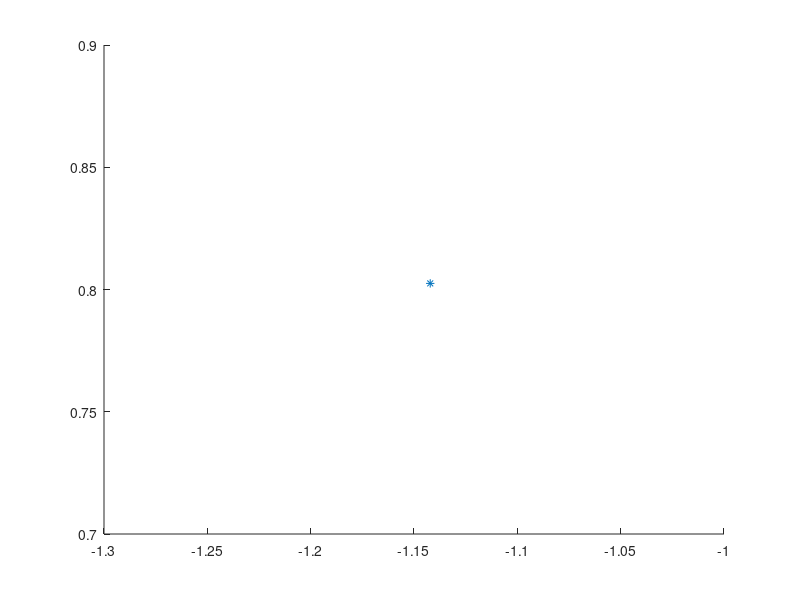

The MATLAB source for this figure: (Note: this script raises an error after producing the figure.)
% parameters
int=[0,100]; 
h=0.01;

hold on

for i=1:20
    r1 = -1.2 + .4*rand(1,1);
    r2 = .8 + .4*rand(1,1);
    y0 = [r1, r2];
    plot(y0(1), y0(2), "*")
    [t,y] = RK4(int,y0,h);
    plot(y(1,:), y(2,:))
end

plot(-1,1,"o")
